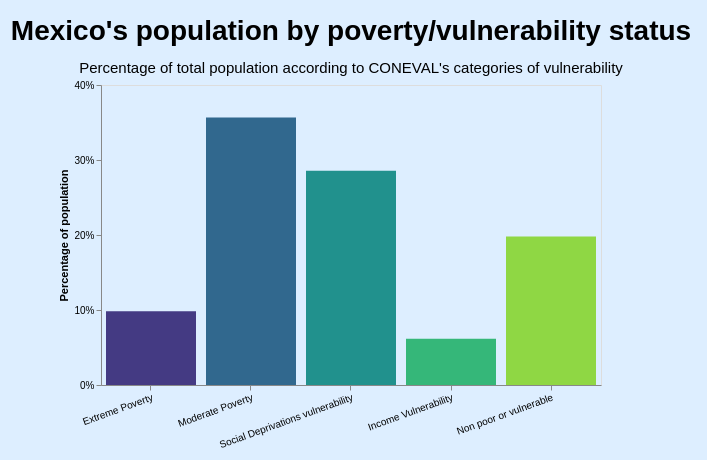

Describe this chart as a Vega-Lite specification.
### Vega specification from a JSON file in a GitHub repository (floating-point values rounded to 4 significant figures)
{"$schema": "https://vega.github.io/schema/vega/v5.json", "background": "#DDEEFF", "padding": {"left": 10, "top": 18, "right": 15, "bottom": 10}, "width": 500, "height": 300, "title": {"text": "Mexico's population by poverty/vulnerability status", "fontSize": 28, "subtitle": "Percentage of total population according to CONEVAL's categories of vulnerability", "subtitleFontSize": 15, "subtitlePadding": 15, "frame": "group"}, "style": "cell", "data": [{"name": "Select_store", "values": [{"unit": "", "fields": [{"type": "E", "field": "year"}], "values": [2012]}]}, {"name": "data-489310faf5cf2d683a3aa8ac5d5b5605", "values": [{"type": "Extreme Poverty", "year": 2012, "pob": 11528950, "pob_ent": 117306151, "percentage": 0.09828, "order": 0}, {"type": "Extreme Poverty", "year": 2014, "pob": 11442303, "pob_ent": 119871143, "percentage": 0.09546, "order": 0}, {"type": "Extreme Poverty", "year": 2016, "pob": 9375581, "pob_ent": 122636694, "percentage": 0.07645, "order": 0}, {"type": "Extreme Poverty", "year": 2018, "pob": 9310153, "pob_ent": 125082416, "percentage": 0.07443, "order": 0}, {"type": "Income Vulnerability", "year": 2012, "pob": 7228628, "pob_ent": 117306151, "percentage": 0.06162, "order": 3}, {"type": "Income Vulnerability", "year": 2014, "pob": 8475777, "pob_ent": 119871143, "percentage": 0.07071, "order": 3}, {"type": "Income Vulnerability", "year": 2016, "pob": 8605022, "pob_ent": 122636694, "percentage": 0.07017, "order": 3}, {"type": "Income Vulnerability", "year": 2018, "pob": 8628005, "pob_ent": 125082416, "percentage": 0.06898, "order": 3}, {"type": "Moderate Poverty", "year": 2012, "pob": 41820952, "pob_ent": 117306151, "percentage": 0.3565, "order": 1}, {"type": "Moderate Poverty", "year": 2014, "pob": 43899253, "pob_ent": 119871143, "percentage": 0.3662, "order": 1}, {"type": "Moderate Poverty", "year": 2016, "pob": 44042570, "pob_ent": 122636694, "percentage": 0.3591, "order": 1}, {"type": "Moderate Poverty", "year": 2018, "pob": 43115734, "pob_ent": 125082416, "percentage": 0.3447, "order": 1}, {"type": "Non poor or vulnerable", "year": 2012, "pob": 23210928, "pob_ent": 117306151, "percentage": 0.1979, "order": 4}, {"type": "Non poor or vulnerable", "year": 2014, "pob": 24578250, "pob_ent": 119871143, "percentage": 0.205, "order": 4}, {"type": "Non poor or vulnerable", "year": 2016, "pob": 27752767, "pob_ent": 122636694, "percentage": 0.2263, "order": 4}, {"type": "Non poor or vulnerable", "year": 2018, "pob": 27352149, "pob_ent": 125082416, "percentage": 0.2187, "order": 4}, {"type": "Social Deprivations vulnerability", "year": 2012, "pob": 33516693, "pob_ent": 117306151, "percentage": 0.2857, "order": 2}, {"type": "Social Deprivations vulnerability", "year": 2014, "pob": 31475560, "pob_ent": 119871143, "percentage": 0.2626, "order": 2}, {"type": "Social Deprivations vulnerability", "year": 2016, "pob": 32860754, "pob_ent": 122636694, "percentage": 0.268, "order": 2}, {"type": "Social Deprivations vulnerability", "year": 2018, "pob": 36676375, "pob_ent": 125082416, "percentage": 0.2932, "order": 2}]}, {"name": "data_0", "source": "data-489310faf5cf2d683a3aa8ac5d5b5605", "transform": [{"type": "filter", "expr": "!length(data(\"Select_store\")) || vlSelectionTest(\"Select_store\", datum)"}, {"type": "formula", "expr": "datum[\"type\"]===\"Extreme Poverty\" ? 0 : datum[\"type\"]===\"Moderate Poverty\" ? 1 : datum[\"type\"]===\"Social Deprivations vulnerability\" ? 2 : datum[\"type\"]===\"Income Vulnerability\" ? 3 : datum[\"type\"]===\"Non poor or vulnerable\" ? 4 : 5", "as": "color_type_sort_index"}, {"type": "formula", "expr": "datum[\"type\"]===\"Extreme Poverty\" ? 0 : datum[\"type\"]===\"Moderate Poverty\" ? 1 : datum[\"type\"]===\"Social Deprivations vulnerability\" ? 2 : datum[\"type\"]===\"Income Vulnerability\" ? 3 : datum[\"type\"]===\"Non poor or vulnerable\" ? 4 : 5", "as": "x_type_sort_index"}]}, {"name": "data_1", "source": "data_0", "transform": [{"type": "stack", "groupby": ["type"], "field": "percentage", "sort": {"field": [], "order": []}, "as": ["percentage_start", "percentage_end"], "offset": "zero"}, {"type": "filter", "expr": "isValid(datum[\"percentage\"]) && isFinite(+datum[\"percentage\"])"}]}], "signals": [{"name": "unit", "value": {}, "on": [{"events": "mousemove", "update": "isTuple(group()) ? group() : unit"}]}, {"name": "Select_year", "init": "2012", "bind": {"input": "range", "max": 2018, "min": 2012, "step": 2}}, {"name": "Select", "update": "vlSelectionResolve(\"Select_store\", \"union\", true, true)"}, {"name": "Select_tuple", "update": "Select_year !== null ? {fields: Select_tuple_fields, values: [Select_year]} : null"}, {"name": "Select_tuple_fields", "value": [{"type": "E", "field": "year"}]}, {"name": "Select_modify", "on": [{"events": {"signal": "Select_tuple"}, "update": "modify(\"Select_store\", Select_tuple, true)"}]}], "marks": [{"name": "marks", "type": "rect", "style": ["bar"], "interactive": true, "from": {"data": "data_1"}, "encode": {"update": {"fill": {"scale": "color", "field": "type"}, "tooltip": {"signal": "{\"percentage\": format(datum[\"percentage\"], \".0%\"), \"Population\": isValid(datum[\"pob\"]) ? datum[\"pob\"] : \"\"+datum[\"pob\"]}"}, "ariaRoleDescription": {"value": "bar"}, "description": {"signal": "\"type: \" + (isValid(datum[\"type\"]) ? datum[\"type\"] : \"\"+datum[\"type\"]) + \"; percentage: \" + (format(datum[\"percentage\"], \".0%\")) + \"; Population: \" + (isValid(datum[\"pob\"]) ? datum[\"pob\"] : \"\"+datum[\"pob\"]) + \"; Percentage of population: \" + (format(datum[\"percentage\"], \".0%\"))"}, "x": {"scale": "x", "field": "type"}, "width": {"scale": "x", "band": 1}, "y": {"scale": "y", "field": "percentage_end"}, "y2": {"scale": "y", "field": "percentage_start"}}}}], "scales": [{"name": "x", "type": "band", "domain": {"data": "data_0", "field": "type", "sort": {"op": "min", "field": "x_type_sort_index"}}, "range": [0, {"signal": "width"}], "paddingInner": 0.1, "paddingOuter": 0.05}, {"name": "y", "type": "linear", "domain": [0, 0.4], "range": [{"signal": "height"}, 0], "zero": true}, {"name": "color", "type": "ordinal", "domain": {"data": "data_0", "field": "type", "sort": {"op": "min", "field": "color_type_sort_index"}}, "range": {"scheme": "viridis"}}], "axes": [{"scale": "x", "orient": "bottom", "grid": false, "labelAngle": 340, "labelAlign": "right", "labelBaseline": "top", "zindex": 0}, {"scale": "y", "orient": "left", "grid": false, "title": "Percentage of population", "format": ".0%", "tickCount": 4, "labelOverlap": true, "zindex": 0}], "config": {"axis": {"grid": false}}}
